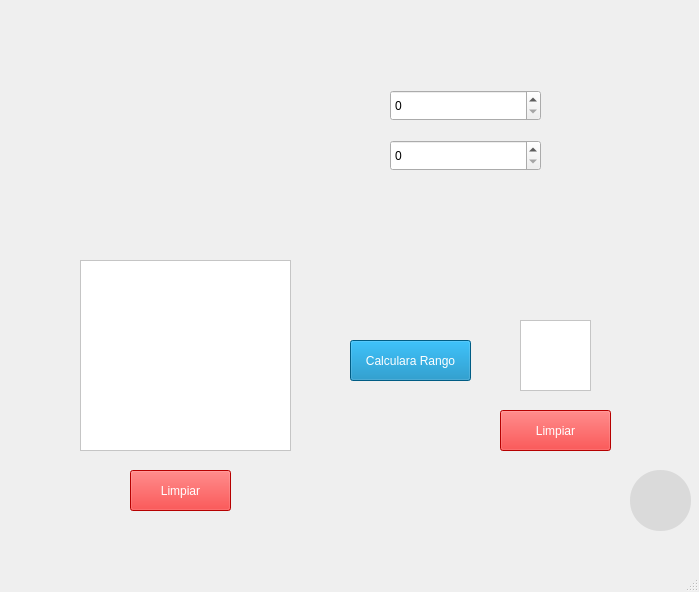
<?xml version="1.0" encoding="UTF-8"?>
<ui version="4.0">
 <class>RangoMatriz</class>
 <widget class="QMainWindow" name="RangoMatriz">
  <property name="geometry">
   <rect>
    <x>0</x>
    <y>0</y>
    <width>699</width>
    <height>592</height>
   </rect>
  </property>
  <property name="windowTitle">
   <string>Rango de una Matriz</string>
  </property>
  <widget class="QWidget" name="centralwidget">
   <widget class="QLabel" name="label">
    <property name="geometry">
     <rect>
      <x>0</x>
      <y>0</y>
      <width>701</width>
      <height>551</height>
     </rect>
    </property>
    <property name="text">
     <string/>
    </property>
    <property name="pixmap">
     <pixmap>Imagenes/fondo.jpg</pixmap>
    </property>
    <property name="scaledContents">
     <bool>true</bool>
    </property>
   </widget>
   <widget class="QLabel" name="label_13">
    <property name="geometry">
     <rect>
      <x>120</x>
      <y>0</y>
      <width>451</width>
      <height>81</height>
     </rect>
    </property>
    <property name="text">
     <string/>
    </property>
    <property name="pixmap">
     <pixmap>Imagenes/Captura_de_pantalla_2024-05-19_175401-removebg-preview.png</pixmap>
    </property>
    <property name="scaledContents">
     <bool>true</bool>
    </property>
   </widget>
   <widget class="QSpinBox" name="spinBox_8">
    <property name="geometry">
     <rect>
      <x>390</x>
      <y>140</y>
      <width>151</width>
      <height>31</height>
     </rect>
    </property>
    <property name="cursor">
     <cursorShape>PointingHandCursor</cursorShape>
    </property>
    <property name="styleSheet">
     <string notr="true">font: 12pt &quot;MS Shell Dlg 2&quot;;
</string>
    </property>
   </widget>
   <widget class="QLabel" name="label_14">
    <property name="geometry">
     <rect>
      <x>190</x>
      <y>80</y>
      <width>201</width>
      <height>51</height>
     </rect>
    </property>
    <property name="text">
     <string/>
    </property>
    <property name="pixmap">
     <pixmap>Imagenes/Captura_de_pantalla_2024-05-13_090242-removebg-preview.png</pixmap>
    </property>
    <property name="scaledContents">
     <bool>true</bool>
    </property>
   </widget>
   <widget class="QLabel" name="label_15">
    <property name="geometry">
     <rect>
      <x>190</x>
      <y>130</y>
      <width>201</width>
      <height>41</height>
     </rect>
    </property>
    <property name="text">
     <string/>
    </property>
    <property name="pixmap">
     <pixmap>Imagenes/Captura_de_pantalla_2024-05-13_090913-removebg-preview.png</pixmap>
    </property>
    <property name="scaledContents">
     <bool>true</bool>
    </property>
   </widget>
   <widget class="QSpinBox" name="spinBox_7">
    <property name="geometry">
     <rect>
      <x>390</x>
      <y>90</y>
      <width>151</width>
      <height>31</height>
     </rect>
    </property>
    <property name="cursor">
     <cursorShape>PointingHandCursor</cursorShape>
    </property>
    <property name="styleSheet">
     <string notr="true">font: 12pt &quot;MS Shell Dlg 2&quot;;
</string>
    </property>
   </widget>
   <widget class="QLabel" name="label_24">
    <property name="geometry">
     <rect>
      <x>20</x>
      <y>210</y>
      <width>81</width>
      <height>301</height>
     </rect>
    </property>
    <property name="text">
     <string/>
    </property>
    <property name="pixmap">
     <pixmap>Imagenes/open-bracket.png</pixmap>
    </property>
    <property name="scaledContents">
     <bool>true</bool>
    </property>
   </widget>
   <widget class="QLabel" name="label_12">
    <property name="geometry">
     <rect>
      <x>490</x>
      <y>250</y>
      <width>131</width>
      <height>71</height>
     </rect>
    </property>
    <property name="text">
     <string/>
    </property>
    <property name="pixmap">
     <pixmap>Imagenes/Captura_de_pantalla_2024-05-19_214549-removebg-preview.png</pixmap>
    </property>
    <property name="scaledContents">
     <bool>true</bool>
    </property>
   </widget>
   <widget class="QTableWidget" name="tableWidget_7">
    <property name="geometry">
     <rect>
      <x>520</x>
      <y>320</y>
      <width>71</width>
      <height>71</height>
     </rect>
    </property>
    <property name="styleSheet">
     <string notr="true">color: rgb(0, 0, 0);
background-color: rgb(255, 255, 255);</string>
    </property>
   </widget>
   <widget class="QPushButton" name="pushButton_20">
    <property name="geometry">
     <rect>
      <x>500</x>
      <y>410</y>
      <width>111</width>
      <height>41</height>
     </rect>
    </property>
    <property name="cursor">
     <cursorShape>PointingHandCursor</cursorShape>
    </property>
    <property name="styleSheet">
     <string notr="true">background-color: rgb(0, 129, 185);
background-color: rgb(255, 0, 0);
color: rgb(255, 255, 255);</string>
    </property>
    <property name="text">
     <string>Limpiar</string>
    </property>
   </widget>
   <widget class="QTableWidget" name="tableWidget_6">
    <property name="geometry">
     <rect>
      <x>80</x>
      <y>260</y>
      <width>211</width>
      <height>191</height>
     </rect>
    </property>
    <property name="styleSheet">
     <string notr="true">color: rgb(0, 0, 0);
background-color: rgb(255, 255, 255);</string>
    </property>
   </widget>
   <widget class="QPushButton" name="pushButton_19">
    <property name="geometry">
     <rect>
      <x>130</x>
      <y>470</y>
      <width>101</width>
      <height>41</height>
     </rect>
    </property>
    <property name="cursor">
     <cursorShape>PointingHandCursor</cursorShape>
    </property>
    <property name="styleSheet">
     <string notr="true">background-color: rgb(0, 129, 185);
background-color: rgb(255, 0, 0);
color: rgb(255, 255, 255);</string>
    </property>
    <property name="text">
     <string>Limpiar</string>
    </property>
   </widget>
   <widget class="QLabel" name="label_11">
    <property name="geometry">
     <rect>
      <x>120</x>
      <y>190</y>
      <width>141</width>
      <height>81</height>
     </rect>
    </property>
    <property name="text">
     <string/>
    </property>
    <property name="pixmap">
     <pixmap>Imagenes/Captura_de_pantalla_2024-05-19_214409-removebg-preview.png</pixmap>
    </property>
    <property name="scaledContents">
     <bool>true</bool>
    </property>
   </widget>
   <widget class="QLabel" name="label_25">
    <property name="geometry">
     <rect>
      <x>270</x>
      <y>210</y>
      <width>81</width>
      <height>301</height>
     </rect>
    </property>
    <property name="text">
     <string/>
    </property>
    <property name="pixmap">
     <pixmap>Imagenes/close-bracket.png</pixmap>
    </property>
    <property name="scaledContents">
     <bool>true</bool>
    </property>
   </widget>
   <widget class="QPushButton" name="pushButton_21">
    <property name="geometry">
     <rect>
      <x>630</x>
      <y>470</y>
      <width>61</width>
      <height>61</height>
     </rect>
    </property>
    <property name="cursor">
     <cursorShape>PointingHandCursor</cursorShape>
    </property>
    <property name="styleSheet">
     <string notr="true">color: rgb(255, 255, 255);
background-color: rgb(218, 218, 218);


border-radius: 30px;
</string>
    </property>
    <property name="text">
     <string/>
    </property>
    <property name="icon">
     <iconset>
      <normaloff>Imagenes/files.png</normaloff>Imagenes/files.png</iconset>
    </property>
   </widget>
   <widget class="QPushButton" name="pushButton_18">
    <property name="geometry">
     <rect>
      <x>350</x>
      <y>340</y>
      <width>121</width>
      <height>41</height>
     </rect>
    </property>
    <property name="cursor">
     <cursorShape>PointingHandCursor</cursorShape>
    </property>
    <property name="styleSheet">
     <string notr="true">background-color: rgb(0, 129, 185);
color: rgb(255, 255, 255);</string>
    </property>
    <property name="text">
     <string>Calculara Rango</string>
    </property>
   </widget>
  </widget>
  <widget class="QMenuBar" name="menubar">
   <property name="geometry">
    <rect>
     <x>0</x>
     <y>0</y>
     <width>699</width>
     <height>26</height>
    </rect>
   </property>
  </widget>
  <widget class="QStatusBar" name="statusbar"/>
 </widget>
 <resources/>
 <connections/>
</ui>
